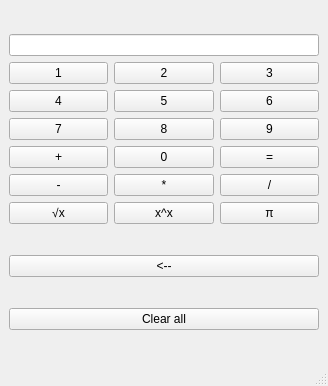
<?xml version="1.0" encoding="UTF-8"?>
<ui version="4.0">
 <class>MainWindow</class>
 <widget class="QMainWindow" name="MainWindow">
  <property name="geometry">
   <rect>
    <x>0</x>
    <y>0</y>
    <width>328</width>
    <height>386</height>
   </rect>
  </property>
  <property name="windowTitle">
   <string>MainWindow</string>
  </property>
  <widget class="QWidget" name="centralwidget">
   <layout class="QHBoxLayout" name="horizontalLayout">
    <item>
     <layout class="QVBoxLayout" name="verticalLayout_2">
      <item>
       <layout class="QVBoxLayout" name="verticalLayout">
        <item>
         <widget class="QLineEdit" name="lineEdit_res"/>
        </item>
        <item>
         <layout class="QGridLayout" name="gridLayout">
          <item row="1" column="1">
           <widget class="QPushButton" name="pushButton_5">
            <property name="text">
             <string>5</string>
            </property>
           </widget>
          </item>
          <item row="3" column="1">
           <widget class="QPushButton" name="pushButton_0">
            <property name="text">
             <string>0</string>
            </property>
           </widget>
          </item>
          <item row="3" column="2">
           <widget class="QPushButton" name="pushButton_equal">
            <property name="text">
             <string>=</string>
            </property>
           </widget>
          </item>
          <item row="4" column="2">
           <widget class="QPushButton" name="pushButton_15">
            <property name="text">
             <string>/</string>
            </property>
           </widget>
          </item>
          <item row="2" column="2">
           <widget class="QPushButton" name="pushButton_9">
            <property name="text">
             <string>9</string>
            </property>
           </widget>
          </item>
          <item row="0" column="1">
           <widget class="QPushButton" name="pushButton_2">
            <property name="text">
             <string>2</string>
            </property>
           </widget>
          </item>
          <item row="0" column="2">
           <widget class="QPushButton" name="pushButton_3">
            <property name="text">
             <string>3</string>
            </property>
           </widget>
          </item>
          <item row="1" column="2">
           <widget class="QPushButton" name="pushButton_6">
            <property name="text">
             <string>6</string>
            </property>
           </widget>
          </item>
          <item row="4" column="1">
           <widget class="QPushButton" name="pushButton_mutliply">
            <property name="text">
             <string>*</string>
            </property>
           </widget>
          </item>
          <item row="1" column="0">
           <widget class="QPushButton" name="pushButton_4">
            <property name="text">
             <string>4</string>
            </property>
           </widget>
          </item>
          <item row="3" column="0">
           <widget class="QPushButton" name="pushButton_plus">
            <property name="text">
             <string>+</string>
            </property>
           </widget>
          </item>
          <item row="2" column="1">
           <widget class="QPushButton" name="pushButton_8">
            <property name="text">
             <string>8</string>
            </property>
           </widget>
          </item>
          <item row="0" column="0">
           <widget class="QPushButton" name="pushButton_1">
            <property name="text">
             <string>1</string>
            </property>
           </widget>
          </item>
          <item row="4" column="0">
           <widget class="QPushButton" name="pushButton_minus">
            <property name="text">
             <string>-</string>
            </property>
           </widget>
          </item>
          <item row="2" column="0">
           <widget class="QPushButton" name="pushButton_7">
            <property name="text">
             <string>7</string>
            </property>
           </widget>
          </item>
          <item row="5" column="0">
           <widget class="QPushButton" name="pushButton_root">
            <property name="text">
             <string>√x</string>
            </property>
           </widget>
          </item>
          <item row="5" column="1">
           <widget class="QPushButton" name="pushButton_power">
            <property name="text">
             <string>x^x</string>
            </property>
           </widget>
          </item>
          <item row="5" column="2">
           <widget class="QPushButton" name="pushButton_pi">
            <property name="text">
             <string>π</string>
            </property>
           </widget>
          </item>
         </layout>
        </item>
       </layout>
      </item>
      <item>
       <widget class="QPushButton" name="pushButton_10">
        <property name="text">
         <string>&lt;--</string>
        </property>
       </widget>
      </item>
      <item>
       <widget class="QPushButton" name="pushButton">
        <property name="text">
         <string>Clear all</string>
        </property>
       </widget>
      </item>
     </layout>
    </item>
   </layout>
  </widget>
  <widget class="QStatusBar" name="statusbar"/>
 </widget>
 <resources/>
 <connections/>
</ui>
